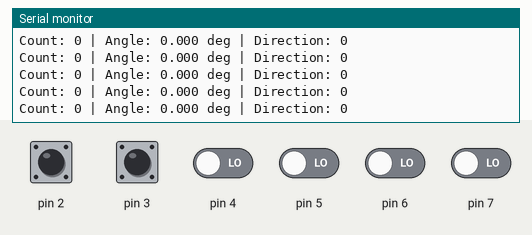
This sketch was run on a simulated Arduino Uno, built with avr-gcc and run on an emulated ATmega328P. Shown: the last lines printed to the serial monitor. Inputs (shaded band) come from the test bench; at power-on: pin 2, pin 3 HIGH, pin 4–7 LOW.

Above: at 1.2 s.
1.3 s: pin 2 pulled LOW for 0.15 s
At 2.3 s:
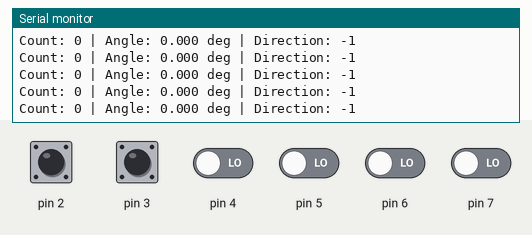
4.4 s: pin 3 pulled LOW for 0.15 s
At 4.9 s:
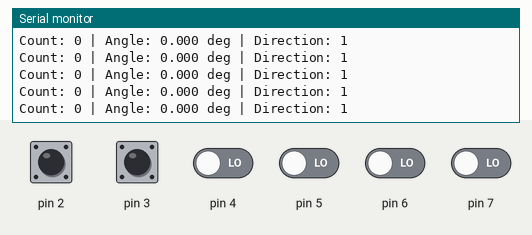
7.5 s: pin 3 pulled LOW for 1 s
Timing chart, 0 to 9.5 s (numbered marks = the images above; inputs shaded):
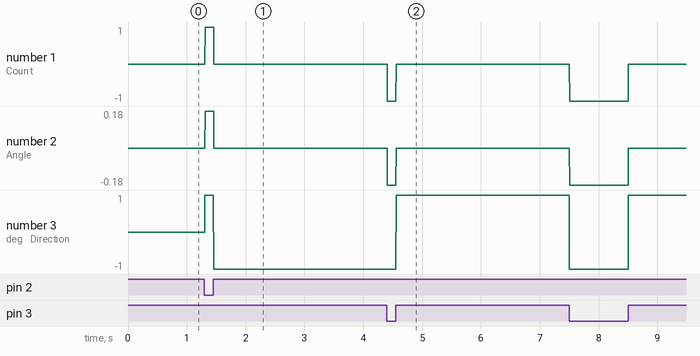

Measured:
- after the input at 1.3 s, the serial monitor: prints a new line at once (image 1)
- after the input at 4.4 s, the serial monitor: prints a new line at once (image 2)
- plotted number 3: 0 → -1 after the input at 1.3 s

The sketch:

EncoderQuadTest.ino
```cpp
#include <CEWBEncoder.h>

// In order to declare an encoder counting type,
// ENC1X is no quad
// ENC2X is 2x quad
// ENC4X is 4x quad

// Encoders can also have different pin values outside of 2 and 3,
// but the pins chosen need to be apart of the same pcint grouping (found on pinout sheet)
//
CEWBEncoder encoder(2,3,ENC4X);

void setup()
{
    Serial.begin(115200);

    encoder.begin();
}

void loop() {
  // put your main code here, to run repeatedly:
  long count = encoder.getCount();


  // Convert count to angle (degrees)
  float angle = (count * 360.0) / (512)/4;
  // Convert count to radians
  float rads = (count * 2 * PI) / 512 * 4;

  Serial.print("Count: ");
  Serial.print(count);
  Serial.print(" | Angle: ");
  Serial.print(angle, 3);
  Serial.print(" deg | Direction: ");
  Serial.println(encoder.getDirection());


}
```
